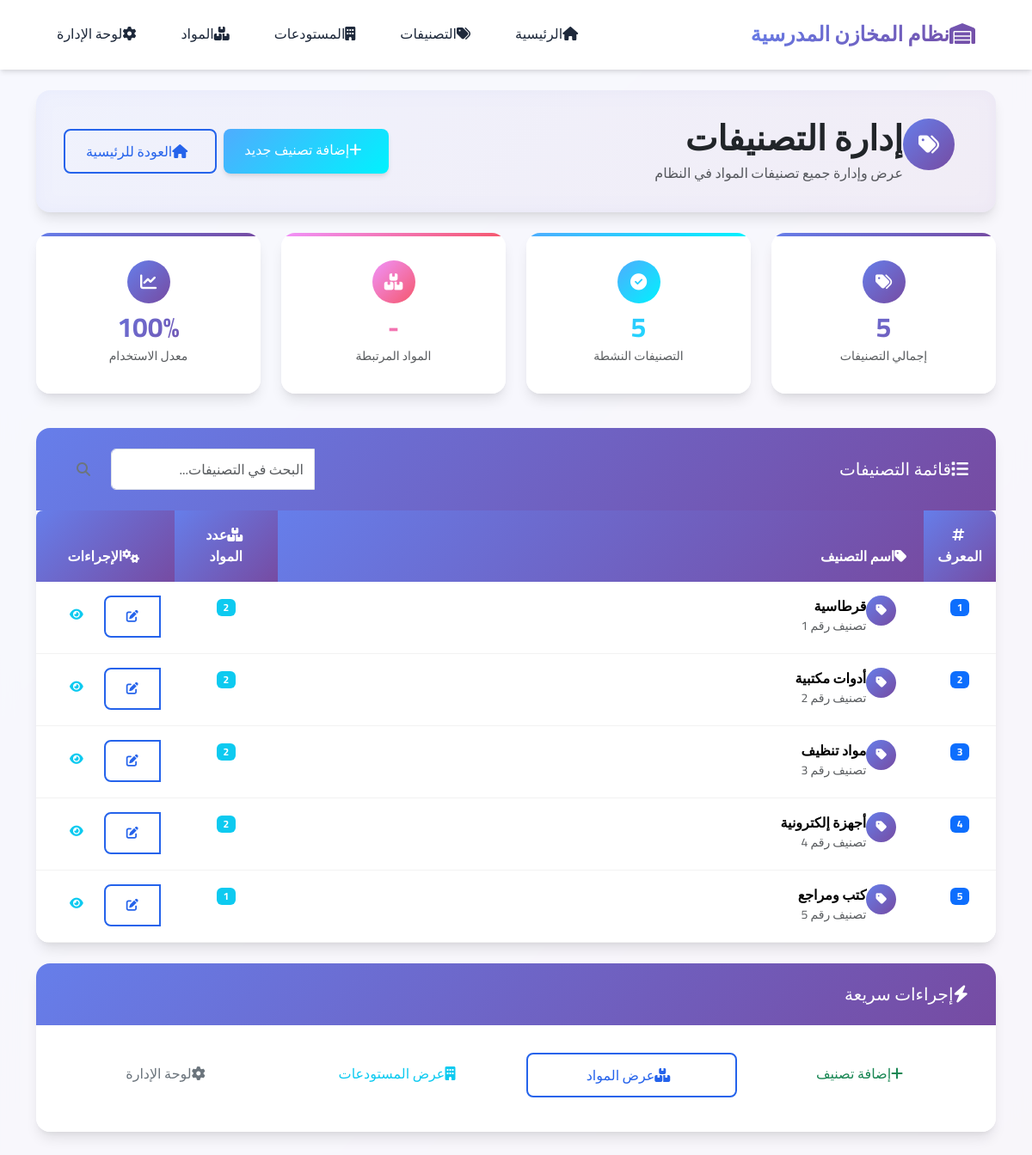
Page /categories/ on the committed database.
### store_system/models.py (models this page shows, shortened)
class Category(models.Model):
    category_id = models.AutoField(primary_key=True, verbose_name="معرف التصنيف")
    category_name = models.CharField(max_length=100, verbose_name="اسم التصنيف")
    class Meta:
        verbose_name = "التصنيف"
        verbose_name_plural = "التصنيفات"

### store_system/views.py (the view)
# urls.py: path('categories/', views.categories, name='categories'),
def categories(request):
    categories_list = Category.objects.all()
    context = {'categories': categories_list}
    return render(request, 'store_system/categories.html', context)

### store_system/templates/store_system/categories.html (shortened to what this page needs)
{% extends 'store_system/base.html' %}
{% block content %}
<div class="row mb-4">
    <div class="col-12">
        <div class="card" style="background: linear-gradient(135deg, rgba(102, 126, 234, 0.1) 0%, rgba(118, 75, 162, 0.1) 100%); border: none;">
            <div class="card-body">
                <div class="d-flex justify-content-between align-items-center flex-wrap">
                    <div class="d-flex align-items-center">
                        <div class="icon-wrapper me-3">
                            <i class="fas fa-tags"></i>
                        </div>
                        <div>
                            <h1 class="mb-1 fw-bold">إدارة التصنيفات</h1>
                            <p class="text-muted mb-0">عرض وإدارة جميع تصنيفات المواد في النظام</p>
                        </div>
                    </div>
                    <div class="d-flex gap-2 mt-3 mt-md-0">
                        <a href="/admin/store_system/category/add/" class="btn btn-success">
                            <i class="fas fa-plus me-2"></i>إضافة تصنيف جديد
                        </a>
                        <a href="{% url 'store_system:index' %}" class="btn btn-outline-primary">
                            <i class="fas fa-home me-2"></i>العودة للرئيسية
                        </a>
                    </div>
                </div>
            </div>
        </div>
    </div>
</div>
<div class="row mb-4">
    <div class="col-md-3 mb-3">
        <div class="card stats-card text-center">
            <div class="card-body">
                <div class="icon-wrapper mx-auto mb-2" style="width: 50px; height: 50px; font-size: 1.2rem;">
                    <i class="fas fa-tags"></i>
                </div>
                <h4 class="stats-number mb-1" style="font-size: 2rem;">{{ categories.count }}</h4>
                <p class="text-muted small mb-0">إجمالي التصنيفات</p>
            </div>
        </div>
    </div>
    <div class="col-md-3 mb-3">
        <div class="card stats-card success text-center">
            <div class="card-body">
                <div class="icon-wrapper success mx-auto mb-2" style="width: 50px; height: 50px; font-size: 1.2rem;">
                    <i class="fas fa-check-circle"></i>
                </div>
                <h4 class="stats-number mb-1" style="font-size: 2rem;">{{ categories.count }}</h4>
                <p class="text-muted small mb-0">التصنيفات النشطة</p>
            </div>
        </div>
    </div>
    <div class="col-md-3 mb-3">
        <div class="card stats-card warning text-center">
            <div class="card-body">
                <div class="icon-wrapper warning mx-auto mb-2" style="width: 50px; height: 50px; font-size: 1.2rem;">
                    <i class="fas fa-boxes"></i>
                </div>
                <h4 class="stats-number mb-1" style="font-size: 2rem;">-</h4>
                <p class="text-muted small mb-0">المواد المرتبطة</p>
            </div>
        </div>
    </div>
    <div class="col-md-3 mb-3">
        <div class="card stats-card text-center">
            <div class="card-body">
                <div class="icon-wrapper mx-auto mb-2" style="width: 50px; height: 50px; font-size: 1.2rem; background: linear-gradient(135deg, #667eea 0%, #764ba2 100%);">
                    <i class="fas fa-chart-line"></i>
                </div>
                <h4 class="stats-number mb-1" style="font-size: 2rem;">100%</h4>
                <p class="text-muted small mb-0">معدل الاستخدام</p>
            </div>
        </div>
    </div>
</div>
<div class="row">
    <div class="col-12">
        <div class="card">
            <div class="card-header">
                <div class="d-flex justify-content-between align-items-center">
                    <h5 class="mb-0">
                        <i class="fas fa-list me-2"></i>قائمة التصنيفات
                    </h5>
                    <div class="d-flex gap-2">
                        <div class="input-group" style="width: 300px;">
                            <input type="text" class="form-control" placeholder="البحث في التصنيفات..." id="searchInput">
                            <button class="btn btn-outline-secondary" type="button">
                                <i class="fas fa-search"></i>
                            </button>
                        </div>
                    </div>
                </div>
            </div>
            <div class="card-body p-0">
                {% if categories %}
                    <div class="table-responsive">
                        <table class="table table-hover mb-0" id="categoriesTable">
                            <thead>
                                <tr>
                                    <th class="text-center" style="width: 80px;">
                                        <i class="fas fa-hashtag me-1"></i>المعرف
                                    </th>
                                    <th>
                                        <i class="fas fa-tag me-1"></i>اسم التصنيف
                                    </th>
                                    <th class="text-center" style="width: 120px;">
                                        <i class="fas fa-boxes me-1"></i>عدد المواد
                                    </th>
                                    <th class="text-center" style="width: 150px;">
                                        <i class="fas fa-cogs me-1"></i>الإجراءات
                                    </th>
                                </tr>
                            </thead>
                            <tbody>
                                {% for category in categories %}
                                <tr class="category-row">
                                    <td class="text-center fw-bold">
                                        <span class="badge bg-primary">{{ category.category_id }}</span>
                                    </td>
                                    <td>
                                        <div class="d-flex align-items-center">
                                            <div class="icon-wrapper me-3" style="width: 35px; height: 35px; font-size: 0.9rem;">
                                                <i class="fas fa-tag"></i>
                                            </div>
                                            <div>
                                                <h6 class="mb-0 fw-bold">{{ category.category_name }}</h6>
                                                <small class="text-muted">تصنيف رقم {{ category.category_id }}</small>
                                            </div>
                                        </div>
                                    </td>
                                    <td class="text-center">
                                        <span class="badge bg-info">{{ category.item_set.count }}</span>
                                    </td>
                                    <td class="text-center">
                                        <div class="btn-group" role="group">
                                            <a href="/admin/store_system/category/{{ category.category_id }}/change/"
                                               class="btn btn-sm btn-outline-primary" title="تعديل">
                                                <i class="fas fa-edit"></i>
                                            </a>
                                            <a href="/admin/store_system/category/{{ category.category_id }}/"
                                               class="btn btn-sm btn-outline-info" title="عرض">
                                                <i class="fas fa-eye"></i>
                                            </a>
                                        </div>
                                    </td>
                                </tr>
                                {% endfor %}
                            </tbody>
                        </table>
                    </div>
                {% endif %}
            </div>
        </div>
    </div>
</div>
{% if categories %}
<div class="row mt-4">
    <div class="col-12">
        <div class="card">
            <div class="card-header">
                <h5 class="mb-0">
                    <i class="fas fa-bolt me-2"></i>إجراءات سريعة
                </h5>
            </div>
            <div class="card-body">
                <div class="row">
                    <div class="col-md-3 mb-2">
                        <a href="/admin/store_system/category/add/" class="btn btn-outline-success w-100">
                            <i class="fas fa-plus me-2"></i>إضافة تصنيف
                        </a>
                    </div>
                    <div class="col-md-3 mb-2">
                        <a href="{% url 'store_system:items' %}" class="btn btn-outline-primary w-100">
                            <i class="fas fa-boxes me-2"></i>عرض المواد
                        </a>
                    </div>
                    <div class="col-md-3 mb-2">
                        <a href="{% url 'store_system:warehouses' %}" class="btn btn-outline-info w-100">
                            <i class="fas fa-building me-2"></i>عرض المستودعات
                        </a>
                    </div>
                    <div class="col-md-3 mb-2">
                        <a href="/admin/" class="btn btn-outline-secondary w-100">
                            <i class="fas fa-cog me-2"></i>لوحة الإدارة
                        </a>
                    </div>
                </div>
            </div>
        </div>
    </div>
</div>
{% endif %}
{% endblock %}

### store_system/templates/store_system/base.html (style rules this page uses)
:root { --primary-color: #2563eb; --secondary-color: #64748b; --success-color: #059669; --warning-color: #d97706; --danger-color: #dc2626; --info-color: #0891b2; --light-color: #f8fafc; --dark-color: #1e293b; --gradient-primary: linear-gradient(135deg, #667eea 0%, #764ba2 100%); --gradient-secondary: linear-gradient(135deg, #f093fb 0%, #f5576c 100%); --gradient-success: linear-gradient(135deg, #4facfe 0%, #00f2fe 100%); --shadow-sm: 0 1px 2px 0 rgba(0, 0, 0, 0.05); --shadow-md: 0 4px 6px -1px rgba(0, 0, 0, 0.1), 0 2px 4px -1px rgba(0, 0, 0, 0.06); --shadow-lg: 0 10px 15px -3px rgba(0, 0, 0, 0.1), 0 4px 6px -2px rgba(0, 0, 0, 0.05); --shadow-xl: 0 20px 25px -5px rgba(0, 0, 0, 0.1), 0 10px 10px -5px rgba(0, 0, 0, 0.04); }
* { margin: 0; padding: 0; box-sizing: border-box; }
body { font-family: 'Cairo', 'Segoe UI', Tahoma, Geneva, Verdana, sans-serif; background: linear-gradient(135deg, #667eea 0%, #764ba2 100%); min-height: 100vh; line-height: 1.6; }
.card { border: none; border-radius: 1rem; box-shadow: var(--shadow-lg); transition: all 0.3s ease; background: rgba(255, 255, 255, 0.9); backdrop-filter: blur(10px); overflow: hidden; }
.card-header { background: var(--gradient-primary); color: white; border: none; padding: 1.5rem; font-weight: 600; }
.card-body { padding: 2rem; }
.stats-card { position: relative; overflow: hidden; }
.stats-card::before { content: ''; position: absolute; top: 0; left: 0; right: 0; height: 4px; background: var(--gradient-primary); }
.stats-card.success::before { background: var(--gradient-success); }
.stats-card.warning::before { background: var(--gradient-secondary); }
.stats-number { font-size: 3rem; font-weight: 700; background: var(--gradient-primary); -webkit-background-clip: text; -webkit-text-fill-color: transparent; background-clip: text; }
.stats-card.success .stats-number { background: var(--gradient-success); -webkit-background-clip: text; -webkit-text-fill-color: transparent; background-clip: text; }
.stats-card.warning .stats-number { background: var(--gradient-secondary); -webkit-background-clip: text; -webkit-text-fill-color: transparent; background-clip: text; }
.btn { border-radius: 0.5rem; font-weight: 500; padding: 0.75rem 1.5rem; transition: all 0.3s ease; border: none; }
.btn-success { background: var(--gradient-success); box-shadow: var(--shadow-md); }
.btn-outline-primary { border: 2px solid var(--primary-color); color: var(--primary-color); background: transparent; }
.table { border-radius: 0.5rem; overflow: hidden; box-shadow: var(--shadow-md); background: white; }
.table thead th { background: var(--gradient-primary); color: white; border: none; font-weight: 600; padding: 1rem; }
.table tbody tr { transition: all 0.3s ease; }
.table tbody td { padding: 1rem; border-color: rgba(0, 0, 0, 0.05); }
.icon-wrapper { width: 60px; height: 60px; border-radius: 50%; display: flex; align-items: center; justify-content: center; margin-bottom: 1rem; background: var(--gradient-primary); color: white; font-size: 1.5rem; }
.icon-wrapper.success { background: var(--gradient-success); }
.icon-wrapper.warning { background: var(--gradient-secondary); }

### rows in the picture
Category: category_id "1", category_name "قرطاسية", item_set.count "2"
Category: category_id "2", category_name "أدوات مكتبية", item_set.count "2"
Category: category_id "3", category_name "مواد تنظيف", item_set.count "2"
Category: category_id "4", category_name "أجهزة إلكترونية", item_set.count "2"
Category: category_id "5", category_name "كتب ومراجع", item_set.count "1"

### other values in the picture
{{ categories.count }} "5"
